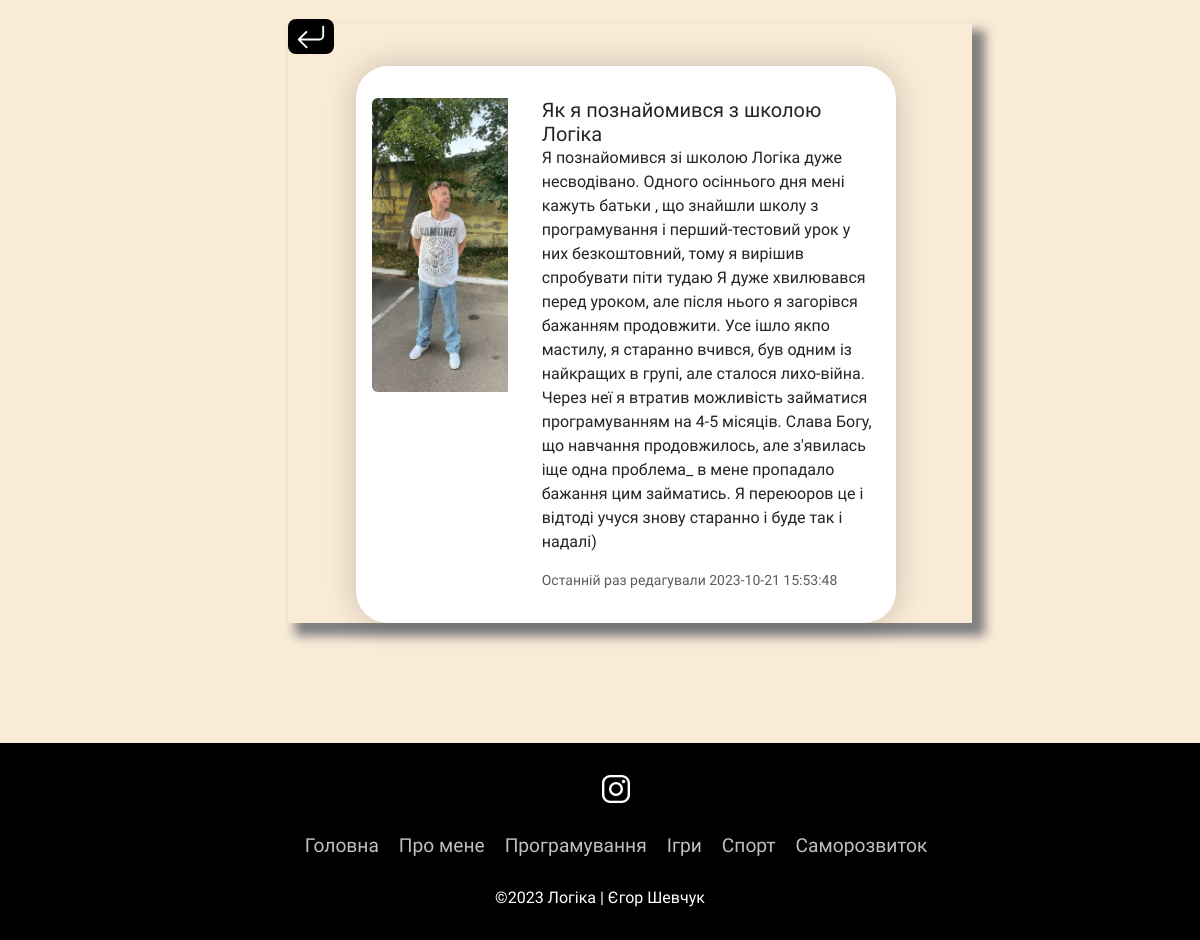
/post/view/1, run on the app's committed database.
### tables this page shows
CREATE TABLE "post" (
	"id"	INTEGER NOT NULL,
	"category_id"	INTEGER,
	"post_name"	TEXT,
	"text"	TEXT,
	"image"	TEXT,
	"data_time"	TEXT DEFAULT CURRENT_TIMESTAMP,
	FOREIGN KEY("category_id") REFERENCES "category"("id"),
	PRIMARY KEY("id")
);

### main.py (the view)
@app.route("/post/view/<post_id>")
def post_view(post_id):
    post = get_post(post_id)
    category = get_name_category(post['category_id'])
    return render_template('post_view.html', post = post, category = category)

### db_File.py (called while the page is built)
def open():
    global conn , cursor
    conn = sqlite3.connect(name)
    conn.row_factory = sqlite3.Row
    cursor = conn.cursor()

def close():
    cursor.close()
    conn.close()

def get_name_category(category_id):
    open()
    cursor.execute('SELECT category_name FROM category WHERE id ==(?)', [category_id])
    res = cursor.fetchone()
    res = dict(res)
    close()
    return res['category_name']

def get_post(id):
    open()
    cursor.execute('SELECT* FROM post WHERE id ==(?)', [id])
    res = cursor.fetchone()
    close()
    return res

### template/post_view.html (shortened to what this page needs)
{% extends 'shablon.html' %}
{% block main %}
<section class="post_view">
    <a href="/post/{{category}}" class="card__btn">
    </a>
    <div class="card_view mb-3 my_post" style="max-width: 540px;">
        <div class="row g-0">
          <div class="col-md-4">
            {% if post['image'] and post['image']!='None' %}
                <img src="/static/{{post['image']}}"  alt="card image" class="img-fluid rounded-start">
            {% else %}
                <img src=" /static/no_imge.png" alt="card image" class="img-fluid rounded-start">
            {% endif %}
          </div>
          <div class="col-md-8">
            <div class="card-body">
              <h5 class="card-title">{{post['post_name']}}</h5>
              <p class="card-text">{{post['text']}}</p>
              <p class="card-text"><small class="text-body-secondary"> Останній раз редагували {{post['data_time']}}</small></p>
            </div>
          </div>
        </div>
      </div>
</section>
{% endblock %}

### static/style.css (style rules this page uses)
body { margin: 0; background-color:antiquewhite; font-family: 'Playpen Sans', cursive; }
:root { --font: 'Poppins', sans-serif; --color: black; --bg-color: #f4f4f4; }
.card__btn { background-color: var(--color); color: #fff; font-size: 1rem; text-transform: uppercase; font-weight: 600; border: none; padding: .5em; border-radius: .5em; margin-top: .5em; cursor: pointer; }
svg { color: white; }
.post_view { width: 60%; margin-left: 20%; box-shadow: 10px 10px 10px 3px gray; height: auto; margin-top: 2%; margin-bottom: 2%; }
.post_view img { width: 80%; }
.my_post { margin-top: 2%; width: 80%; margin-left: 10%; box-shadow: 10px 10px 10px 3px gray; }
.card_view { width: 80%; margin-left: 10%; margin-bottom: 2%; margin-top: 2%; background-color: #fff; border-radius: 2em; box-shadow: 0 0 2em rgba(0, 0, 0, .2); padding: 2em 1em; display: flex; align-items: center; flex-direction: column; }

### data on the page
post: image (placeholder picture), post_name "Як я познайомився з школою Логіка", text "Я познайомився зі школою Логіка дуже несводівано. Одного осіннього дня мені кажуть батьки , що знайшли школу з програмування і перший-тестовий урок у них безкоштовний, тому я вирішив спробувати піти тудаю Я дуже хвилювався перед уроком, але після нього я загорівся бажанням продовжити. Усе ішло якпо мастилу, я старанно вчився, був одним із найкращих в групі, але сталося лихо-війна. Через неї я втратив можливість займатися програмуванням на 4-5 місяців. Слава Богу, що навчання продовжилось, але з'явилась іще одна проблема_ в мене пропадало бажання цим займатись. Я переюоров це і відтоді учуся знову старанно і буде так і надалі)", data_time "2023-10-21 15:53:48"
